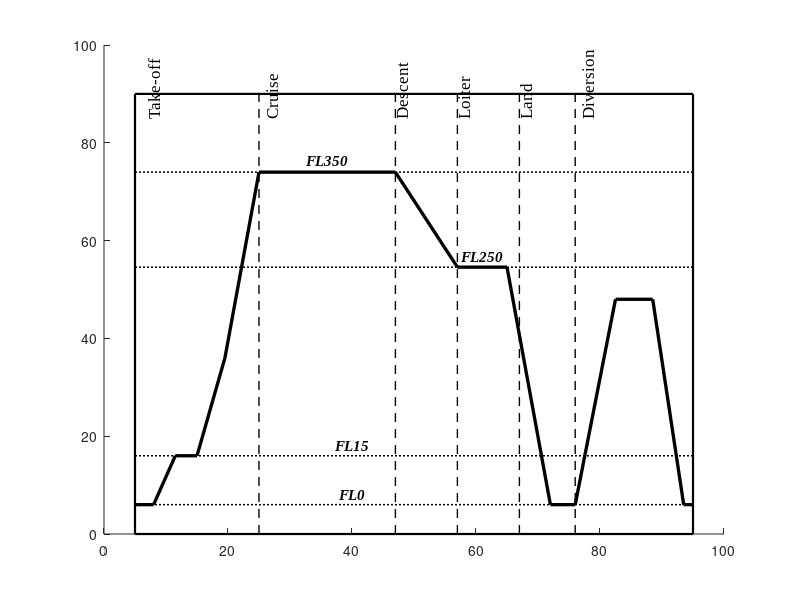

This chart was generated by the following MATLAB code: (Note: this script raises an error after producing the figure.)
%% Flight Mission Profile Generator in MATLAB
% Generates a clean, textbook-style aircraft flight mission profile
% Includes: Take-off, Cruise (FL350), Descent, Loiter (FL250), Land, Diversion, and Reserve
% Initial flight length (Main mission): 12,500 km

clear; clc; close all;

%% 1. Create Figure
fig = figure('Name', 'Flight Mission Profile', ...
             'Color', 'w', ...
             'Position', [100, 100, 950, 680]);
ax = axes('Parent', fig);
hold(ax, 'on');

%% 2. Diagram Geometric Boundaries
x_min = 5;   x_max = 95;
y_min = 0;   y_max = 90;

% Outer rectangular frame (textbook style)
plot([x_min, x_max, x_max, x_min, x_min], ...
     [y_min, y_min, y_max, y_max, y_min], ...
     'k-', 'LineWidth', 1.6);

%% 3. Cruising Altitude Definition & Flight Levels
y_FL0   = 6.0;   % Ground level (FL0)
y_FL15  = 16.0;  % Initial departure level (FL15)
y_FL350 = 74.0;  % Cruising altitude level (FL350)

% Loiter altitude proportional to 25,000 ft:
y_FL250 = y_FL0 + (250 / 350) * (y_FL350 - y_FL0); % FL250 (54.6)

% FL0 (Ground level)
plot([x_min, x_max], [y_FL0, y_FL0], 'k:', 'LineWidth', 1.1);
text(40, y_FL0 + 2.2, 'FL0', 'FontName', 'Times New Roman', ...
     'FontSize', 11, 'FontWeight', 'bold', 'FontAngle', 'italic', 'HorizontalAlignment', 'center');

% FL15
plot([x_min, x_max], [y_FL15, y_FL15], 'k:', 'LineWidth', 1.1);
text(40, y_FL15 + 2.2, 'FL15', 'FontName', 'Times New Roman', ...
     'FontSize', 11, 'FontWeight', 'bold', 'FontAngle', 'italic', 'HorizontalAlignment', 'center');

% FL250 (Loiter level)
plot([x_min, x_max], [y_FL250, y_FL250], 'k:', 'LineWidth', 1.1);
text(61, y_FL250 + 2.2, 'FL250', 'FontName', 'Times New Roman', ...
     'FontSize', 11, 'FontWeight', 'bold', 'FontAngle', 'italic', 'HorizontalAlignment', 'center');

% FL350 (Cruise level)
plot([x_min, x_max], [y_FL350, y_FL350], 'k:', 'LineWidth', 1.1);
text(36, y_FL350 + 2.4, 'FL350', 'FontName', 'Times New Roman', ...
     'FontSize', 11, 'FontWeight', 'bold', 'FontAngle', 'italic', 'HorizontalAlignment', 'center');

%% 4. Vertical Phase Boundary Lines (Dashed)
x_to_cr  = 25;  % Take-off -> Cruise
x_cr_de  = 47;  % Cruise -> Descent
x_de_lo  = 57;  % Descent -> Loiter
x_lo_la  = 67;  % Loiter -> Land
x_la_di  = 76;  % Land -> Diversion

phase_divs = [x_to_cr, x_cr_de, x_de_lo, x_lo_la, x_la_di];
for x = phase_divs
    plot([x, x], [y_min, y_max], 'k--', 'LineWidth', 1.0);
end

%% 5. Top Phase Labels (Rotated 90 degrees)
font_opts = {'FontName', 'Times New Roman', 'FontSize', 12, ...
             'Rotation', 90, 'VerticalAlignment', 'bottom', 'HorizontalAlignment', 'left'};

text(9,  y_max - 5, 'Take-off',   font_opts{:});
text(28, y_max - 5, 'Cruise',     font_opts{:});
text(49, y_max - 5, 'Descent',    font_opts{:});
text(59, y_max - 5, 'Loiter',     font_opts{:});
text(69, y_max - 5, 'Land',       font_opts{:});
text(79, y_max - 5, 'Diversion',  font_opts{:});

%% 6. Flight Profile Trajectory (Cruising at FL350, Loiter at FL250)
x_profile = [
     5.0, ...  % Ground start
     8.0, ...  % Take-off roll begin
    11.5, ...  % Initial climb to FL15
    15.0, ...  % Level segment at FL15
    19.5, ...  % Intermediate climb
    25.0, ...  % Reach cruise altitude (FL350)
    47.0, ...  % End of cruise at FL350
    57.0, ...  % Reach loiter altitude (FL250)
    65.0, ...  % End of loiter at FL250
    72.0, ...  % Touchdown / landing at destination (FL0)
    76.0, ...  % Diversion decision
    82.5, ...  % Climb to alternate cruise altitude
    88.5, ...  % End of diversion cruise
    93.5, ...  % Alternate landing touchdown
    95.0       % Parking / shut-down
];

y_profile = [
    y_FL0, ...
    y_FL0, ...
    y_FL15, ...
    y_FL15, ...
    36.0, ...
    y_FL350, ...
    y_FL350, ...
    y_FL250, ...
    y_FL250, ...
    y_FL0, ...
    y_FL0, ...
    48.0, ...
    48.0, ...
    y_FL0, ...
    y_FL0
];

% Draw the flight trajectory curve
plot(x_profile, y_profile, 'k-', 'LineWidth', 2.4);

%% 7. Top Weight Labels & Downward Arrows (MTOW, Landing weight, ZFW)
draw_down_arrow(ax, 8.0,  y_max + 7.5, y_max, 'MTOW');
draw_down_arrow(ax, 72.0, y_max + 7.5, y_max, 'Landing weight');
draw_down_arrow(ax, 93.5, y_max + 7.5, y_max, 'ZFW');

%% 8. Bottom Dimension Brackets (Main mission, Reserve, Diversion)
% Vertical guide lines extending down from the frame
plot([x_min, x_min], [y_min, -26], 'k-',  'LineWidth', 0.8);
plot([8.0,   8.0],   [y_min, -18], 'k-',  'LineWidth', 0.8);
plot([57.0,  57.0],  [y_min, -18], 'k:',  'LineWidth', 0.8);
plot([72.0,  72.0],  [y_min, -18], 'k-',  'LineWidth', 0.8);
plot([76.0,  76.0],  [y_min, -10], 'k-',  'LineWidth', 0.8);
plot([93.5,  93.5],  [y_min, -26], 'k-',  'LineWidth', 0.8);

% 1. Main mission bracket with 12,500 km initial flight length
draw_dimension_bracket(ax, 8.0, 72.0, -7.0, 'Main mission (12,500 km)', false);

% 2. Diversion bracket (sub-segment)
draw_dimension_bracket(ax, 76.0, 93.5, -7.0, 'Diversion', false);

% 3. Reserve bracket (encompassing Loiter and Diversion)
draw_dimension_bracket(ax, 57.0, 93.5, -15.5, 'Reserve', true);

% 4. Total flight mission duration / fuel span
draw_dimension_bracket(ax, x_min, 93.5, -23.5, 'Flight time and fuel', false);

%% 9. Axis Settings
xlim([0, 100]);
ylim([-30, 105]);
axis(ax, 'off'); % Hide default axes for a clean publication-ready look

%% 10. Optional: Export High-Resolution Images (PNG/PDF)
% exportgraphics(fig, 'flight_mission_profile.png', 'Resolution', 300);
% exportgraphics(fig, 'flight_mission_profile.pdf', 'ContentType', 'vector');

disp('Flight mission profile diagram with FL250 and 12,500 km successfully generated in MATLAB!');


%% === HELPER FUNCTIONS ===

% Draw downward-pointing arrow with weight label
function draw_down_arrow(~, x, y_start, y_end, label_text)
    plot([x, x], [y_start, y_end], 'k-', 'LineWidth', 1.3);
    arr_w = 0.9;
    arr_h = 2.0;
    fill([x - arr_w, x + arr_w, x], ...
         [y_end + arr_h, y_end + arr_h, y_end], ...
         'k', 'EdgeColor', 'none');
    text(x, y_start + 1.2, label_text, ...
         'FontName', 'Times New Roman', 'FontSize', 12, ...
         'FontWeight', 'bold', 'FontAngle', 'italic', ...
         'HorizontalAlignment', 'center', 'VerticalAlignment', 'bottom');
end

% Draw horizontal double-ended dimension bracket with label
function draw_dimension_bracket(~, x1, x2, y, label_text, is_bold)
    plot([x1, x2], [y, y], 'k-', 'LineWidth', 1.2);
    arr_w = 1.6;
    arr_h = 1.0;
    fill([x1, x1 + arr_w, x1 + arr_w], [y, y + arr_h, y - arr_h], 'k', 'EdgeColor', 'none');
    fill([x2, x2 - arr_w, x2 - arr_w], [y, y + arr_h, y - arr_h], 'k', 'EdgeColor', 'none');
     
    weight = 'normal';
    if is_bold
        weight = 'bold';
    end
    text((x1 + x2)/2, y + 1.2, label_text, ...
         'FontName', 'Times New Roman', 'FontSize', 11, ...
         'FontWeight', weight, ...
         'HorizontalAlignment', 'center', 'VerticalAlignment', 'bottom');
end
